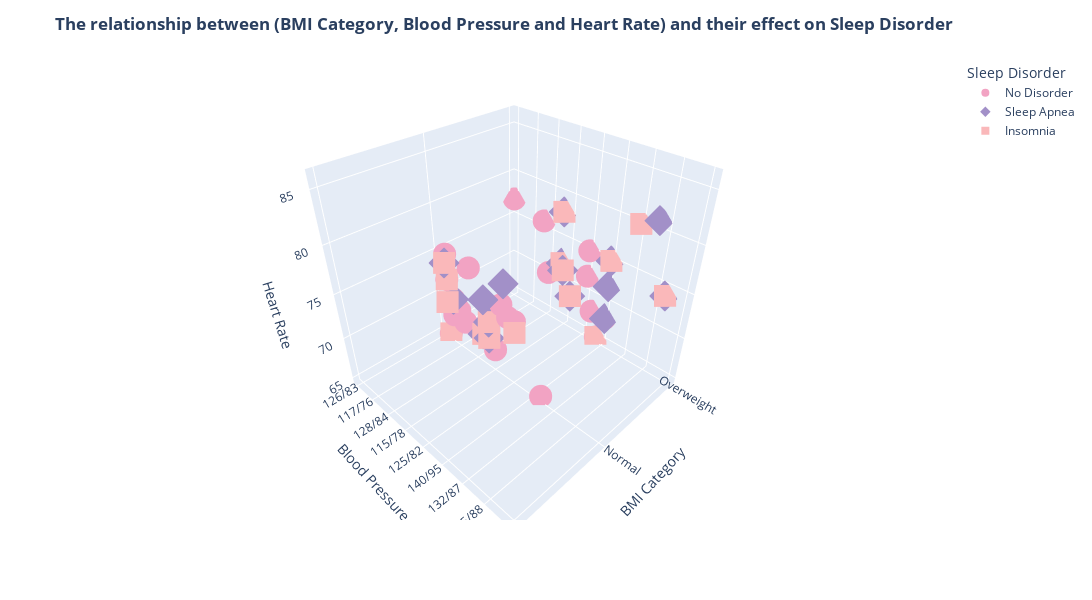

The cell this chart's notebook holds for it:
### Code cell
custom_purple_colors = ["#f2a3c3", "#a290c8", "#fab8ba"]  # Replace with your desired hex codes

fig = px.scatter_3d(
    data,
    x='BMI Category',
    y='Blood Pressure',
    z='Heart Rate',
    color='Sleep Disorder',
    symbol='Sleep Disorder',
    width=1200,
    height=height,
    color_discrete_sequence=custom_purple_colors  # Custom hex colors
)

fig.update_layout(
    title='<b>The relationship between (BMI Category, Blood Pressure and Heart Rate) and their effect on Sleep Disorder</b>',
    showlegend=True,
    plot_bgcolor='#faf8ff',  # Light purple plot background
  # Light purple overall figure background
)

fig.show()

### Figure 1 — Plotly figure (JSON) as saved in the notebook; plotly's stock layout.template omitted (floating-point values rounded to 4 significant figures; data arrays with more than 128 entries replaced by an {"elided": "..."} marker saying what was removed)
{"data": [{"hovertemplate": "Sleep Disorder=No Disorder<br>BMI Category=%{x}<br>Blood Pressure=%{y}<br>Heart Rate=%{z}<extra></extra>", "legendgroup": "No Disorder", "marker": {"color": "#f2a3c3", "symbol": "circle"}, "mode": "markers", "name": "No Disorder", "scene": "scene", "showlegend": true, "type": "scatter3d", "x": {"elided": "219 str values"}, "y": {"elided": "219 str values"}, "z": {"elided": "219 int values"}}, {"hovertemplate": "Sleep Disorder=Sleep Apnea<br>BMI Category=%{x}<br>Blood Pressure=%{y}<br>Heart Rate=%{z}<extra></extra>", "legendgroup": "Sleep Apnea", "marker": {"color": "#a290c8", "symbol": "diamond"}, "mode": "markers", "name": "Sleep Apnea", "scene": "scene", "showlegend": true, "type": "scatter3d", "x": ["Obese", "Obese", "Normal", "Normal", "Normal", "Normal", "Overweight", "Overweight", "Obese", "Overweight", "Normal", "Normal", "Obese", "Overweight", "Overweight", "Normal", "Overweight", "Overweight", "Overweight", "Overweight", "Overweight", "Overweight", "Overweight", "Overweight", "Overweight", "Overweight", "Obese", "Obese", "Overweight", "Overweight", "Overweight", "Overweight", "Overweight", "Overweight", "Overweight", "Overweight", "Overweight", "Overweight", "Overweight", "Overweight", "Overweight", "Overweight", "Overweight", "Overweight", "Overweight", "Overweight", "Overweight", "Overweight", "Overweight", "Overweight", "Overweight", "Overweight", "Overweight", "Overweight", "Overweight", "Overweight", "Overweight", "Overweight", "Overweight", "Overweight", "Overweight", "Overweight", "Overweight", "Overweight", "Overweight", "Overweight", "Overweight", "Overweight", "Overweight", "Overweight", "Overweight", "Overweight", "Overweight", "Overweight", "Overweight", "Overweight", "Overweight", "Overweight"], "y": ["140/90", "140/90", "132/87", "120/80", "130/86", "120/80", "131/86", "131/86", "135/88", "129/84", "115/75", "130/85", "135/88", "130/85", "130/85", "130/85", "130/85", "140/95", "140/95", "140/95", "140/95", "140/95", "140/95", "140/95", "140/95", "140/95", "139/91", "139/91", "140/95", "140/95", "140/95", "140/95", "140/95", "140/95", "140/95", "140/95", "140/95", "140/95", "140/95", "140/95", "140/95", "140/95", "140/95", "140/95", "140/95", "140/95", "140/95", "140/95", "140/95", "140/95", "140/95", "140/95", "140/95", "140/95", "140/95", "140/95", "140/95", "140/95", "140/95", "140/95", "140/95", "140/95", "140/95", "140/95", "140/95", "140/95", "140/95", "140/95", "140/95", "140/95", "140/95", "140/95", "140/95", "140/95", "140/95", "140/95", "140/95", "140/95"], "z": [85, 85, 80, 70, 78, 70, 81, 81, 84, 74, 68, 68, 84, 78, 78, 70, 72, 75, 75, 75, 75, 75, 75, 75, 75, 75, 86, 86, 75, 75, 75, 75, 75, 75, 75, 75, 75, 75, 75, 75, 75, 75, 75, 75, 75, 75, 75, 75, 72, 72, 68, 68, 68, 68, 68, 68, 68, 68, 68, 68, 68, 68, 68, 68, 68, 68, 68, 68, 68, 68, 68, 68, 68, 68, 68, 68, 68, 68]}, {"hovertemplate": "Sleep Disorder=Insomnia<br>BMI Category=%{x}<br>Blood Pressure=%{y}<br>Heart Rate=%{z}<extra></extra>", "legendgroup": "Insomnia", "marker": {"color": "#fab8ba", "symbol": "square"}, "mode": "markers", "name": "Insomnia", "scene": "scene", "showlegend": true, "type": "scatter3d", "x": ["Obese", "Obese", "Normal", "Normal", "Normal", "Normal", "Overweight", "Normal", "Overweight", "Normal", "Overweight", "Overweight", "Overweight", "Overweight", "Overweight", "Overweight", "Overweight", "Overweight", "Overweight", "Overweight", "Overweight", "Overweight", "Overweight", "Overweight", "Overweight", "Overweight", "Normal", "Normal", "Overweight", "Overweight", "Overweight", "Overweight", "Overweight", "Overweight", "Overweight", "Overweight", "Overweight", "Overweight", "Overweight", "Overweight", "Overweight", "Overweight", "Overweight", "Overweight", "Overweight", "Overweight", "Overweight", "Overweight", "Overweight", "Overweight", "Overweight", "Overweight", "Overweight", "Overweight", "Overweight", "Overweight", "Overweight", "Overweight", "Overweight", "Overweight", "Overweight", "Overweight", "Overweight", "Overweight", "Overweight", "Overweight", "Overweight", "Obese", "Obese", "Overweight", "Overweight", "Overweight", "Overweight", "Overweight", "Overweight", "Overweight", "Normal"], "y": ["140/90", "140/90", "132/87", "130/86", "125/80", "115/75", "129/84", "130/85", "132/87", "130/85", "130/85", "135/90", "130/85", "135/90", "130/85", "135/90", "130/85", "130/85", "130/85", "130/85", "130/85", "130/85", "130/85", "130/85", "130/85", "130/85", "130/85", "130/85", "135/90", "130/85", "130/85", "130/85", "135/90", "130/85", "135/90", "130/85", "135/90", "130/85", "135/90", "130/85", "135/90", "130/85", "135/90", "130/85", "130/85", "135/90", "130/85", "130/85", "135/90", "130/85", "130/85", "135/90", "130/85", "135/90", "130/85", "130/85", "135/90", "135/90", "135/90", "135/90", "135/90", "135/90", "135/90", "135/90", "135/90", "135/90", "135/90", "142/92", "142/92", "140/95", "130/85", "130/85", "130/85", "130/85", "130/85", "130/85", "125/80"], "z": [85, 82, 80, 78, 72, 68, 74, 68, 80, 70, 72, 65, 72, 65, 72, 65, 72, 72, 72, 72, 72, 72, 72, 72, 72, 72, 70, 70, 65, 72, 72, 72, 65, 72, 65, 72, 65, 72, 65, 72, 65, 72, 65, 72, 72, 65, 72, 72, 65, 72, 72, 65, 72, 65, 72, 78, 65, 65, 65, 65, 65, 65, 65, 65, 65, 65, 65, 83, 83, 75, 72, 72, 72, 72, 72, 72, 65]}], "layout": {"height": 600, "legend": {"title": {"text": "Sleep Disorder"}, "tracegroupgap": 0}, "margin": {"t": 60}, "plot_bgcolor": "#faf8ff", "scene": {"domain": {"x": [0, 1], "y": [0, 1]}, "xaxis": {"title": {"text": "BMI Category"}}, "yaxis": {"title": {"text": "Blood Pressure"}}, "zaxis": {"title": {"text": "Heart Rate"}}}, "showlegend": true, "title": {"text": "<b>The relationship between (BMI Category, Blood Pressure and Heart Rate) and their effect on Sleep Disorder</b>"}, "width": 1200}}
